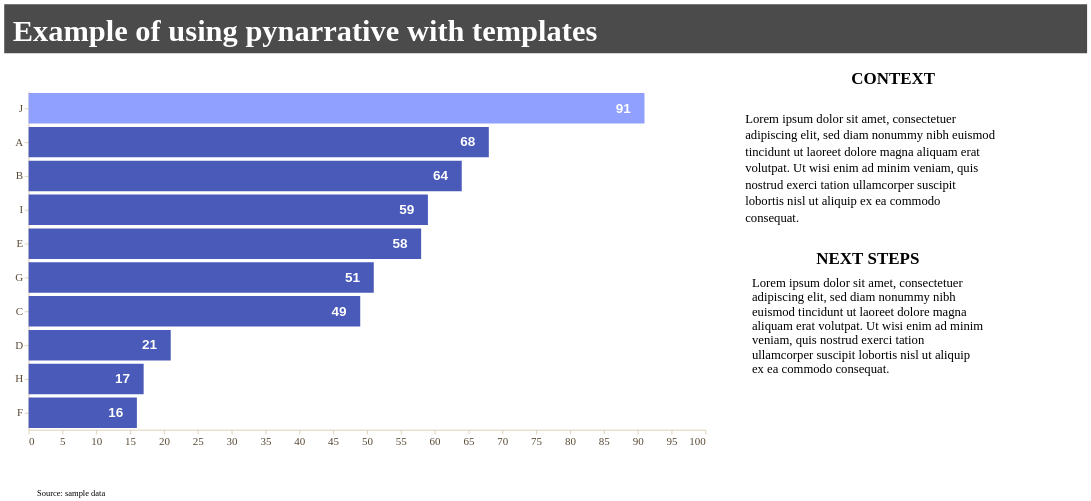

The notebook cell saved with this chart:
### Markdown cell above
Data story with **horizontal bar chart**

### Code cell
story = (
    pn.Story(
    #Builing the Story class object
        data = data_value,
        width = 800,
        height = 400,
        template = sampleTemplate #Using sampleTemplate
    )

    #Method invocation
    #Bar chart
    .mark_bar()

    #Data encoding
    #To create a horizontal bar chart we plot the cathegorical data on Y and the numerical data on X
    .encode(
        y = alt.Y(
            "cathegory:N",
            title = "", 
            sort = "-x" #Sorting data in descending order
        ),
        x = alt.X(
            "value:Q",
            title = "",
        ),
    )
    
    #Data source
    .add_source(
        text = "Source: sample data",
        position = "bottom",
        align = "left"
    )
    
    #Title and subtitle
    .add_title(
        title = "Example of using pynarrative with templates",
        align = "left",
    )

    .add_context(
        text = "Lorem ipsum dolor sit amet, consectetuer adipiscing elit, sed diam nonummy nibh euismod tincidunt ut laoreet dolore magna aliquam erat volutpat. Ut wisi enim ad minim veniam, quis nostrud exerci tation ullamcorper suscipit lobortis nisl ut aliquip ex ea commodo consequat.",
        position = "right",
        align = "top"
    )

    #Next steps area (on the right)
    .add_next_steps(
        title = "NEXT STEPS",
        steps = ["Lorem ipsum dolor sit amet, consectetuer adipiscing elit, sed diam nonummy nibh euismod tincidunt ut laoreet dolore magna aliquam erat volutpat. Ut wisi enim ad minim veniam, quis nostrud exerci tation ullamcorper suscipit lobortis nisl ut aliquip ex ea commodo consequat."],
        position = "right",
        mode = "vertical",
        text_align = "left"
    )


    .add_highlight(91)

    .add_labels_chart(
        values = "value:Q",
        font_weight = "bold",
        font_size = 16,
        dx = -25,
        color = "white"
    )

    .render()
)

story

### Figure 1 — Vega-Lite specification as saved in the notebook (floating-point values rounded to 4 significant figures)
{"config": {"view": {"continuousWidth": 300, "continuousHeight": 300, "strokeWidth": 0}, "axis": {"domainColor": "#d8c9ad", "grid": false, "labelColor": "#594a37", "labelFont": "Montserrat", "labelFontSize": 13, "tickColor": "#d8c9ad", "titleColor": "#FFFFFF", "titleFont": "Montserrat", "titleFontSize": 14}, "axisX": {"labelAngle": 0, "labelExpr": "length(datum.label) > 12 ? replace(datum.label, /\\s+/, '\\n') : datum.label", "labelLineHeight": 14}, "bar": {"color": "rgb(73, 90, 185)"}, "legend": {"labelColor": "#594a37", "labelFont": "Montserrat", "labelFontSize": 12, "titleColor": "#FFFFFF", "titleFont": "Montserrat", "titleFontSize": 12}, "line": {"color": "rgb(73, 90, 185)"}, "mark": {"strokeWidth": 2.5}, "point": {"color": "#000000", "filled": true, "size": 75}, "range": {"category": ["rgb(73, 90, 185)", "rgb(143, 160, 255)", "#348035", "#a46cc2", "#d96027"]}, "title": {"color": "#FFFFFF", "font": "Montserrat", "fontSize": 36}}, "vconcat": [{"layer": [{"mark": {"type": "rect", "color": "rgb(75, 75, 75)"}}, {"mark": {"type": "text", "align": "left", "baseline": "top", "color": "#FFFFFF", "font": "Montserrat", "fontSize": 36, "fontWeight": "bold", "text": "Example of using pynarrative with templates"}, "encoding": {"x": {"value": 10}, "y": {"value": 15}}}], "data": {"name": "data-6fad5c34291b82fc9632cbce143d677a"}, "height": 58, "width": 1280.0}, {"hconcat": [{"layer": [{"mark": {"type": "bar"}, "encoding": {"color": {"condition": {"test": {"field": "value", "oneOf": [91]}, "field": "value", "legend": null, "scale": {"domain": [91], "range": ["rgb(143, 160, 255)"]}, "type": "quantitative"}, "value": "rgb(73, 90, 185)"}, "x": {"field": "value", "title": "", "type": "quantitative"}, "y": {"field": "cathegory", "sort": "-x", "title": "", "type": "nominal"}}}, {"mark": {"type": "text", "align": "center", "angle": 0, "color": "white", "dx": -25, "dy": 0, "fontSize": 16, "fontWeight": "bold", "lineBreak": "\n"}, "encoding": {"text": {"field": "value", "type": "quantitative"}, "x": {"field": "value", "title": "", "type": "quantitative"}, "y": {"field": "cathegory", "sort": "-x", "title": "", "type": "nominal"}}}, {"data": {"name": "data-6fad5c34291b82fc9632cbce143d677a"}, "mark": {"type": "text", "align": "left", "baseline": "top", "color": "rgb(0, 0, 0)", "font": "Montserrat", "fontSize": 10, "lineBreak": "\n", "text": "Source: sample data"}, "encoding": {"x": {"value": 10}, "y": {"value": 470}}}], "data": {"name": "data-fdd0a0200532e48ca7c71d4bde050625"}, "height": 400, "width": 800}, {"vconcat": [{"layer": [{"mark": {"type": "rect", "color": "rgb(255, 255, 255)", "cornerRadius": 40.0, "opacity": 1.0, "stroke": "#ffffff", "strokeWidth": 0.8}, "encoding": {"x": {"value": 0}, "x2": {"value": 400.0}, "y": {"value": 0}, "y2": {"value": 186.5}}}, {"mark": {"type": "text", "align": "left", "baseline": "top", "color": "rgb(0, 0, 0)", "font": "Montserrat", "fontSize": 15, "fontStyle": "normal", "fontWeight": "normal", "lineBreak": "\n", "lineHeight": 19.5, "text": "Lorem ipsum dolor sit amet, consectetuer\nadipiscing elit, sed diam nonummy nibh euismod\ntincidunt ut laoreet dolore magna aliquam erat\nvolutpat. Ut wisi enim ad minim veniam, quis\nnostrud exerci tation ullamcorper suscipit\nlobortis nisl ut aliquip ex ea commodo\nconsequat."}, "encoding": {"x": {"value": 25}, "y": {"value": 25}}}, {"mark": {"type": "text", "align": "center", "baseline": "bottom", "color": "rgb(0, 0, 0)", "font": "Montserrat", "fontSize": 20, "fontWeight": "bold", "text": "CONTEXT"}, "encoding": {"x": {"value": 200.0}, "y": {"value": -5}}}], "data": {"name": "data-6fad5c34291b82fc9632cbce143d677a"}, "height": 186.5, "width": 400.0}, {"layer": [{"mark": {"type": "rect", "color": "rgb(255, 255, 255)", "cornerRadius": 40.0, "opacity": 1.0, "stroke": "#ffffff", "strokeWidth": 0.8}, "encoding": {"x": {"axis": null, "field": "x", "type": "quantitative"}, "x2": {"field": "x2"}, "y": {"axis": null, "field": "y", "type": "quantitative"}, "y2": {"field": "y2"}}}, {"mark": {"type": "text", "align": "left", "baseline": "top", "color": "rgb(0, 0, 0)", "font": "Montserrat", "fontSize": 15, "lineBreak": "\n", "lineHeight": 17}, "encoding": {"text": {"field": "text", "type": "nominal"}, "x": {"axis": null, "field": "x_mid", "type": "quantitative"}, "y": {"axis": null, "field": "y_text", "type": "quantitative"}}}], "data": {"name": "data-bb9a1749e4b36285a4e542c9ff5fdbb8"}, "height": 129, "title": {"text": ["NEXT STEPS"], "color": "rgb(0, 0, 0)", "font": "Montserrat", "fontSize": 20, "offset": 10}, "width": 340}], "spacing": 1}]}], "center": true, "resolve": {"axis": {"x": "shared", "y": "shared"}}, "$schema": "https://vega.github.io/schema/vega-lite/v6.4.1.json", "datasets": {"data-6fad5c34291b82fc9632cbce143d677a": [{"_": 0}], "data-fdd0a0200532e48ca7c71d4bde050625": [{"cathegory": "A", "value": 68}, {"cathegory": "B", "value": 64}, {"cathegory": "C", "value": 49}, {"cathegory": "D", "value": 21}, {"cathegory": "E", "value": 58}, {"cathegory": "F", "value": 16}, {"cathegory": "G", "value": 51}, {"cathegory": "H", "value": 17}, {"cathegory": "I", "value": 59}, {"cathegory": "J", "value": 91}], "data-bb9a1749e4b36285a4e542c9ff5fdbb8": [{"x": 0, "y": 0, "x2": 340, "y2": 119, "text": "Lorem ipsum dolor sit amet, consectetuer\nadipiscing elit, sed diam nonummy nibh\neuismod tincidunt ut laoreet dolore magna\naliquam erat volutpat. Ut wisi enim ad minim\nveniam, quis nostrud exerci tation\nullamcorper suscipit lobortis nisl ut aliquip\nex ea commodo consequat.", "x_mid": 34.0, "y_text": 119}]}}
